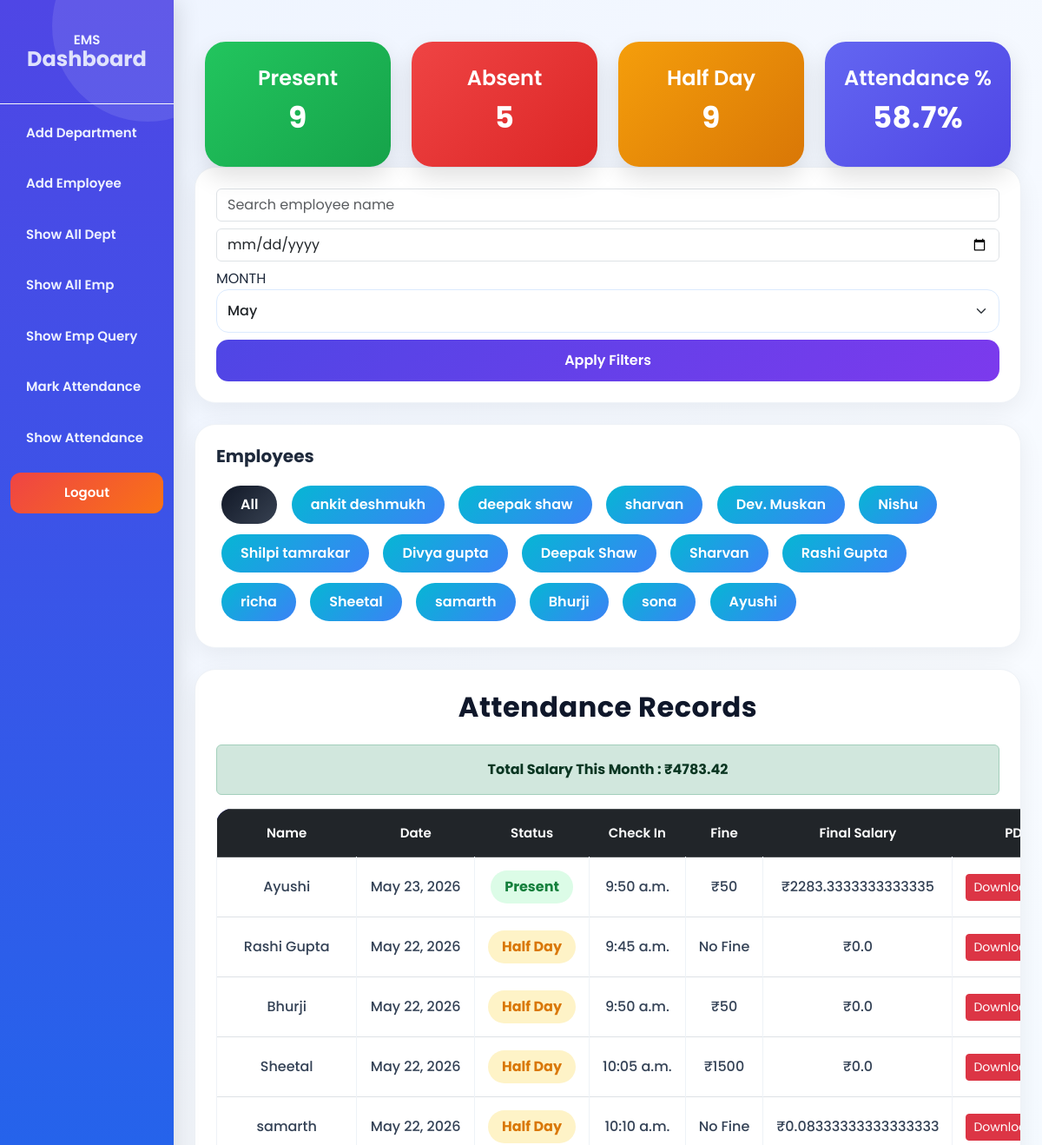
/show_attendance/ (upper part), run on an earlier commit of the app's database.
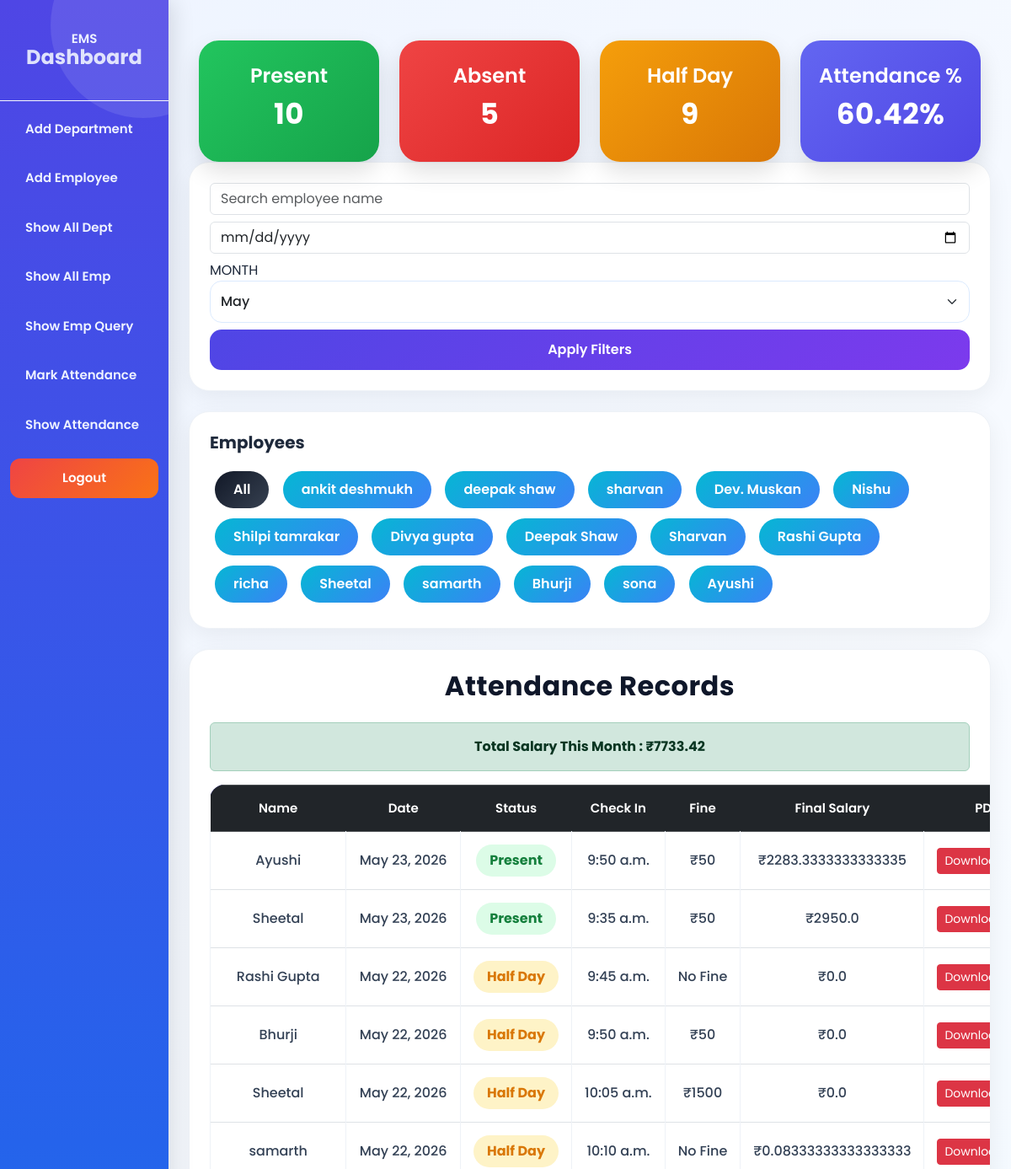
And on a later commit of the database.
### app/models.py (models this page shows, shortened)
class AddEmployee(models.Model):
    name = models.CharField(
        max_length=100,
        validators=[MaxLengthValidator(10), MinLengthValidator(3)],
        error_messages={
            'min_length': 'Name must contain at least 3 characters.',
            'max_length': 'Name cannot exceed 20 characters.'
        }
    )
    email = models.EmailField(unique=True)
    contact = models.CharField(
        max_length=15,
        validators=[Emp_contact]
    )
    image = models.ImageField(
        upload_to='employee_images/',
        blank=True,
        null=True
    )
    password = models.CharField(max_length=128)
    department = models.CharField(max_length=50, null=True)
    d_code = models.CharField(max_length=20, null=True)
    d_des = models.CharField(max_length=50, null=True)
    joining_date = models.DateField(null=True, blank=True)
    salary = models.IntegerField(null=True, blank=True)

class Attendance(models.Model):
    STATUS_CHOICES = (
        ('Present', 'Present'),
        ('Absent', 'Absent'),
        ('Half Day', 'Half Day'),
    )
    employee = models.ForeignKey(AddEmployee, on_delete=models.CASCADE)
    date = models.DateField(default=date.today)
    status = models.CharField(max_length=20, choices=STATUS_CHOICES)
    check_in_time = models.TimeField(
    null=True,
    blank=True
)
    late_fine = models.IntegerField(default=0)
    final_salary = models.FloatField(default=0)
    class Meta:
        unique_together = ('employee', 'date')

### app/views.py (the view)
# urls.py: path('show_attendance/', show_attendance, name='show_attendance'),
def show_attendance(request):
    today = date.today()
    month = request.GET.get('month')
    if month:
        month = int(month)
    else:
        month = today.month
    emp_id = request.GET.get('emp')
    search = request.GET.get('search', '').strip()
    date_filter = request.GET.get('date')
    base_qs = Attendance.objects.filter(
        date__month=month,
        date__year=today.year
    )
    if emp_id:
        base_qs = base_qs.filter(employee_id=emp_id)
    if search:
        base_qs = base_qs.filter(
            employee__name__icontains=search
        )
    if date_filter:
        base_qs = base_qs.filter(date=date_filter)
    attendance = base_qs.order_by('-date')
    total_salary = sum(i.final_salary for i in attendance)
    total_present = base_qs.filter(status="Present").count()
    total_absent = base_qs.filter(status="Absent").count()
    total_half = base_qs.filter(status="Half Day").count()
    total = base_qs.count()
    percentage = 0
    if total > 0:
        percentage = (
            (total_present + (total_half * 0.5)) / total
        ) * 100
    employees = Attendance.objects.select_related(
        'employee'
    ).values(
        'employee__id',
        'employee__name'
    ).distinct()
    context = {
        'attendance': attendance,
        'employees': employees,
        'total_present': total_present,
        'total_absent': total_absent,
        'total_half': total_half,
        'percentage': round(percentage, 2),
        'month': month,
        'total_salary': round(total_salary, 2),
        'search': search,
        'date_filter': date_filter,
        'emp_id': emp_id,
    }
    return render(request, 'show_attendance.html', context)

### app/templates/show_attendance.html (shortened to what this page needs)
{% load static %}
<!DOCTYPE html>
<html lang="en">
<head>
    <link href="https://cdn.jsdelivr.net/npm/bootstrap@5.3.2/dist/css/bootstrap.min.css" rel="stylesheet">
</head>
<body>
<div class="container-fluid">
<div class="row">
   <div class="col-md-3 col-lg-2 sidebar p-0">
<div class="text-center py-3 border-bottom border-light">
    <a href="{% url 'dashboard' %}" class="dashboard-title">
        EMS <br>
        <span>Dashboard</span>
    </a>
</div>
    <a href="{% url 'add_dep' %}">Add Department</a>
    <a href="{% url 'add_emp' %}">Add Employee</a>
    <a href="{% url 'all_dep' %}">Show All Dept</a>
    <a href="{% url 'all_emp' %}">Show All Emp</a>
    <a href="{% url 'show_query' %}">Show Emp Query</a>
    <a href="{% url 'mark_attendance' %}">Mark Attendance</a>
    <a href="{% url 'show_attendance' %}">Show Attendance</a>
        <a href="{% url 'logout' %}" class="btn btn-primary btn-sm">
            Logout
        </a>
</div>
    <div class="col-md-10 col-lg-10">
        <div class="container mt-5">
            <div class="row mb-4">
                <div class="col-md-3">
                    <div class="summary-card present">
                        <h4>Present</h4>
                        <h2>{{ total_present }}</h2>
                    </div>
                </div>
                <div class="col-md-3">
                    <div class="summary-card absent">
                        <h4>Absent</h4>
                        <h2>{{ total_absent }}</h2>
                    </div>
                </div>
                <div class="col-md-3">
                    <div class="summary-card half">
                        <h4>Half Day</h4>
                        <h2>{{ total_half }}</h2>
                    </div>
                </div>
                <div class="col-md-3">
                    <div class="summary-card percent">
                        <h4>Attendance %</h4>
                        <h2>{{ percentage }}%</h2>
                    </div>
                </div>
            </div>
<div class="table-card mb-4">
<form method="GET">
    <input type="text"
           name="search"
           value="{{ search }}"
           placeholder="Search employee name"
           class="form-control mb-2">
    <input type="date"
           name="date"
           value="{{ date_filter }}"
           class="form-control mb-2">
    MONTH
    <select name="month" class="form-select mb-2">
        <option value="5" {% if month == 5 %}selected{% endif %}>May</option>
    </select>
    <button class="btn btn-primary w-100">
        Apply Filters
    </button>
</form>
</div>
            <div class="table-card mb-4">
                <h5 class="mb-3 fw-bold">
                    Employees
                </h5>
                <a href="?month={{ month }}"
                   class="btn btn-dark employee-btn">
                    All
                </a>
                {% for e in employees %}
                <a href="?month={{ month }}&emp={{ e.employee__id }}"
                   class="btn btn-info employee-btn">
                    {{ e.employee__name }}
                </a>
                {% endfor %}
            </div>
            <div class="table-card">
                <h2 class="text-center mb-4">
                    Attendance Records
                </h2>
                <div class="alert alert-success fw-bold text-center">
    Total Salary This Month :
    ₹{{ total_salary }}
</div>
                <table class="table table-bordered table-hover text-center">
                    <thead class="table-dark">
                        <tr>
                            <th>Name</th>
                            <th>Date</th>
                            <th>Status</th>
                            <th>Check In</th>
<th>Fine</th>
<th>Final Salary</th>
<th>PDF</th>
                        </tr>
                    </thead>
                    <tbody>
                        {% for i in attendance %}
                        <tr>
                            <td>{{ i.employee.name }}</td>
                            <td>{{ i.date }}</td>
                            <td>
                                {% if i.status == "Present" %}
                                    <span class="status-present">
                                        Present
                                    </span>
                                {% elif i.status == "Absent" %}
                                    <span class="status-absent">
                                        Absent
                                    </span>
                                {% else %}
                                    <span class="status-half">
                                        Half Day
                                    </span>
                                {% endif %}
                            </td>
                                <td>
        {{ i.check_in_time }}
    </td>
    <td>
    {% if i.late_fine > 0 %}
        ₹{{ i.late_fine }}
    {% else %}
        No Fine
    {% endif %}
</td>
<td>
    ₹{{ i.final_salary }}
</td>
<td>
    <a href="{% url 'attendance_pdf' i.employee.id %}"
       class="btn btn-danger btn-sm">
       Download PDF
    </a>
</td>
                        </tr>
                        {% endfor %}
                    </tbody>
                </table>
            </div>
        </div>
    </div>
</div>
</div>
</body>
</html>

### app/templates/show_attendance.html (style rules this page uses)
* { margin:0; padding:0; box-sizing:border-box; }
html,body { width:100%; overflow-x:hidden; }
body { background:linear-gradient(135deg,#eef4ff,#f8fbff,#edf7ff); font-family:'Poppins',sans-serif; min-height:100vh; color:#1e293b; }
.container-fluid { padding:0 !important; }
.row { margin:0 !important; }
.sidebar { min-height:100vh; position:sticky; top:0; background:linear-gradient(180deg,#4f46e5,#2563eb,#0ea5e9); padding-top:0; box-shadow:5px 0 25px rgba(0,0,0,0.12); overflow:hidden; z-index:999; }
.sidebar::before { content:''; position:absolute; width:220px; height:220px; background:rgba(255,255,255,0.10); border-radius:50%; top:-80px; right:-80px; }
.sidebar::after { content:''; position:absolute; width:180px; height:180px; background:rgba(255,255,255,0.08); border-radius:50%; bottom:-70px; left:-70px; }
.dashboard-title { font-size:42px; font-weight:900; color:white; text-decoration:none; display:inline-block; line-height:1.1; position:relative; z-index:2; }
.dashboard-title span { font-size:24px; font-weight:700; opacity:0.9; }
.sidebar a { display:block; text-decoration:none; color:#eef2ff; margin:8px 12px; padding:14px 18px; border-radius:14px; font-size:15px; font-weight:600; transition:0.3s ease; position:relative; z-index:2; word-wrap:break-word; }
.sidebar .btn-primary { background:linear-gradient(135deg,#ef4444,#f97316) !important; border:none !important; border-radius:12px !important; padding:12px 18px !important; color:white !important; font-weight:600; width:calc(100% - 24px) !important; margin:15px 12px !important; text-align:center; }
.table-card { background:#ffffff; border-radius:24px; padding:24px; box-shadow:0 8px 28px rgba(0,0,0,0.06); border:1px solid #eef2f7; transition:0.3s ease; margin-bottom:25px; overflow:hidden; }
h2 { color:#0f172a; font-weight:700; letter-spacing:0.5px; }
h4 { color:white; font-weight:600; }
table { width:100%; min-width:600px; border-radius:18px; overflow:hidden; }
thead { background:linear-gradient(90deg,#4f46e5,#7c3aed); color:white; }
thead th { padding:16px !important; border:none !important; font-size:15px; font-weight:600; white-space:nowrap; }
tbody td { padding:15px !important; vertical-align:middle; border-color:#eef2f7 !important; color:#334155 !important; font-weight:500; background:white; white-space:nowrap; }
tbody tr { transition:0.3s ease; }
.status-present { background:#dcfce7; color:#15803d; padding:7px 16px; border-radius:25px; font-weight:700; display:inline-block; }
.status-half { background:#fef3c7; color:#d97706; padding:7px 16px; border-radius:25px; font-weight:700; display:inline-block; }
.summary-card { border-radius:24px; padding:28px 18px; text-align:center; color:white; font-weight:bold; box-shadow:0 12px 28px rgba(0,0,0,0.12); transition:0.35s ease; height:100%; }
.summary-card h2 { margin-top:10px; font-size:34px; color:white; word-break:break-word; }
.present { background:linear-gradient(135deg,#22c55e,#16a34a); }
.absent { background:linear-gradient(135deg,#ef4444,#dc2626); }
.half { background:linear-gradient(135deg,#f59e0b,#d97706); }
.percent { background:linear-gradient(135deg,#6366f1,#4f46e5); }
.employee-btn { margin:6px; border-radius:30px; padding:10px 22px; border:none; font-weight:600; transition:0.3s ease; display:inline-block; }
.btn-info { background:linear-gradient(135deg,#06b6d4,#3b82f6); color:white !important; border:none; }
.btn-dark { background:linear-gradient(135deg,#111827,#374151); color:white !important; border:none; }
.btn-primary { border:none; border-radius:14px; padding:12px 18px; background:linear-gradient(135deg,#4f46e5,#7c3aed); font-weight:600; transition:0.3s ease; color:white !important; }
.form-select { border-radius:14px; padding:12px; border:1px solid #dbeafe; box-shadow:none !important; font-weight:500; }

What changed in the data, as far as the page shows it:
added Attendance: employee.name "Sheetal", date "May 23, 2026", status "Present", check_in_time "9:35 a.m.", late_fine "50", final_salary "2950.0"
Also different on the page:
{{ total_present }}: "9" → "10"
{{ percentage }}: "58.7" → "60.42"
{{ total_salary }}: "4783.42" → "7733.42"
